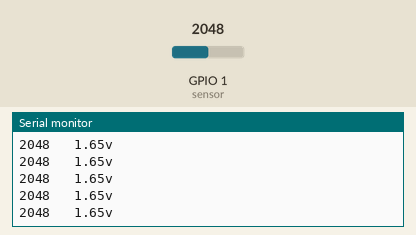
Recording of a sketch running on a simulated ESP32. On the bench: the last lines printed to the serial monitor. The test bench sets the inputs (shaded band); at power-on: GPIO 1 (sensor) = 2048.

Above: at 1.2 s.
1.3 s: GPIO 1 (sensor) set to 2866
At 1.31 s:
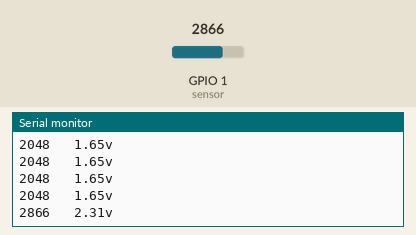
2.8 s: GPIO 1 (sensor) set to 3603
At 2.81 s:
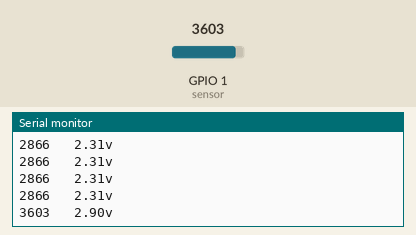
Timing chart, 0 to 5.8 s (numbered marks = the images above; inputs shaded):
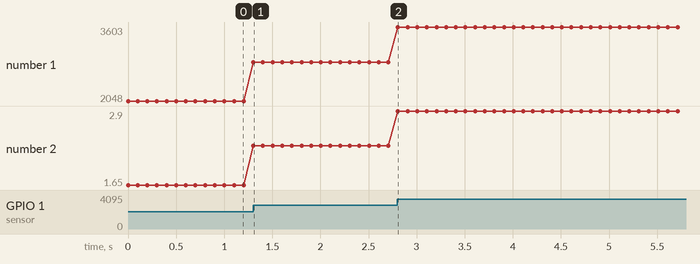

The sketch:

Thermosenser.ino
```cpp
#define sensor 1

void setup()
{
  Serial.begin(115200);

}

void loop()
{
  double volt;
  int thermal;
  thermal=analogRead(sensor);
  volt=thermal/4096.0*3.3;
  Serial.printf("%d   %.2lfv\n",thermal,volt);
  delay(100);

}
```

Measured:
- after the input at 1.3 s, the serial monitor: prints a new line at once (image 1)
- after the input at 2.8 s, the serial monitor: prints a new line at once (image 2)
- plotted number 1: 2048 → 2866 after the input at 1.3 s, 2866 → 3603 after the input at 2.8 s
- plotted number 2: 1.65 → 2.31 after the input at 1.3 s, 2.31 → 2.9 after the input at 2.8 s
